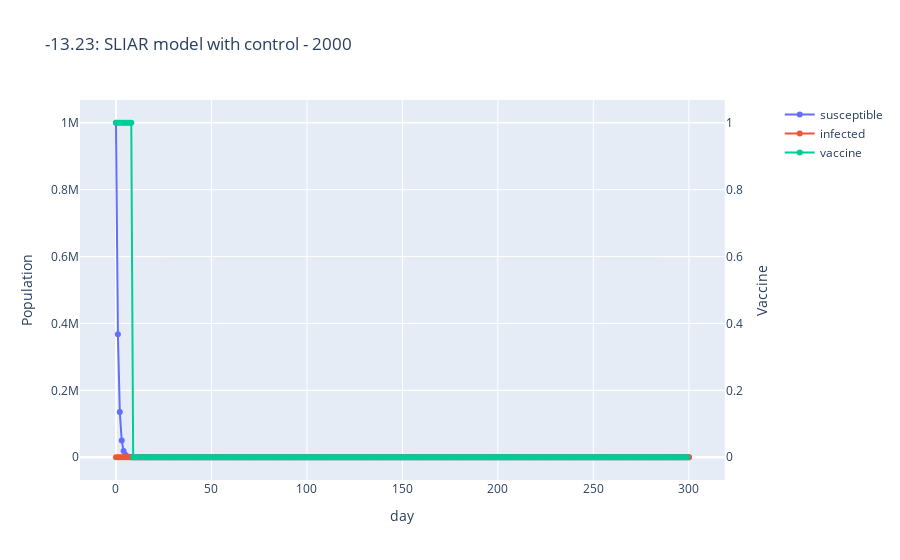

The notebook cell this image was saved under:
### Code cell
# Create figure with secondary y-axis
fig = make_subplots(specs=[[{"secondary_y": True}]])
# Add traces
fig.add_trace(
    go.Scatter(x=list(range(max_t+1)), y=states2[:,0].flatten(), name="susceptible",
        mode='lines+markers'),
    secondary_y=False,
)
fig.add_trace(
    go.Scatter(x=list(range(max_t+1)), y=states2[:,1].flatten(), name="infected",
        mode='lines+markers'),
    secondary_y=False,
)
fig.add_trace(
    go.Scatter(x=list(range(max_t+1)), y=actions2, name="vaccine",
        mode='lines+markers'),
    secondary_y=True,
)
# Add figure title
fig.update_layout(
    title_text=f'{reward_sum:.2f}: SLIAR model with control - 2000'
)
# Set x-axis title
fig.update_xaxes(title_text="day")
# Set y-axes titles
fig.update_yaxes(title_text="Population", secondary_y=False)
fig.update_yaxes(title_text="Vaccine", secondary_y=True)

### Figure 1 — Plotly figure (JSON) as saved in the notebook; plotly's stock layout.template omitted (floating-point values rounded to 4 significant figures; data arrays with more than 128 entries replaced by an {"elided": "..."} marker saying what was removed)
{"data": [{"mode": "lines+markers", "name": "susceptible", "type": "scatter", "x": {"elided": "301 int values"}, "xaxis": "x", "y": {"elided": "301 float values"}, "yaxis": "y"}, {"mode": "lines+markers", "name": "infected", "type": "scatter", "x": {"elided": "301 int values"}, "xaxis": "x", "y": {"elided": "301 float values"}, "yaxis": "y"}, {"mode": "lines+markers", "name": "vaccine", "type": "scatter", "x": {"elided": "301 int values"}, "xaxis": "x", "y": {"elided": "300 int values"}, "yaxis": "y2"}], "layout": {"title": {"text": "-13.23: SLIAR model with control - 2000"}, "xaxis": {"anchor": "y", "domain": [0, 0.94], "title": {"text": "day"}}, "yaxis": {"anchor": "x", "domain": [0, 1], "title": {"text": "Population"}}, "yaxis2": {"anchor": "x", "overlaying": "y", "side": "right", "title": {"text": "Vaccine"}}}}
